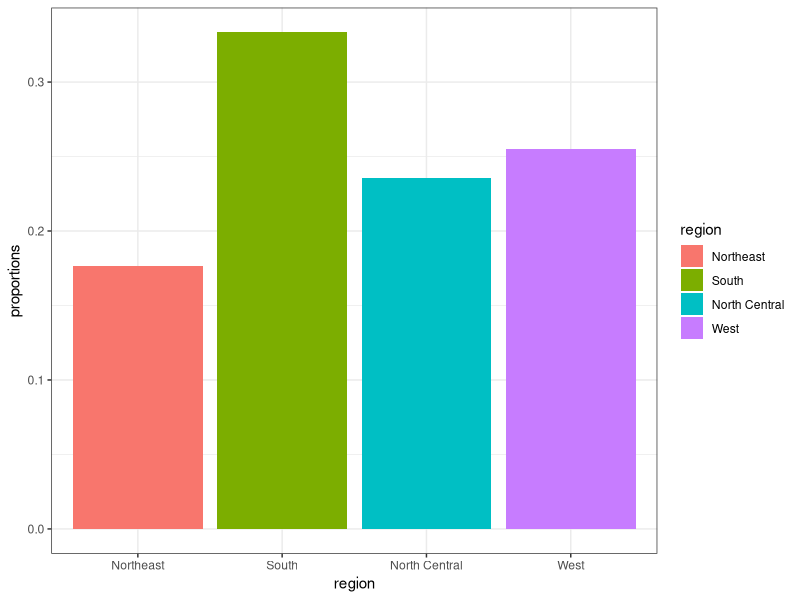
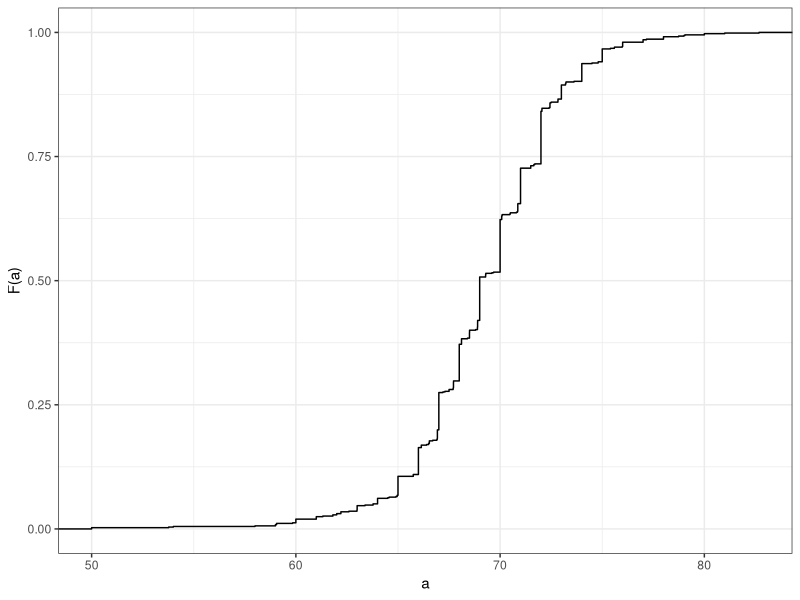
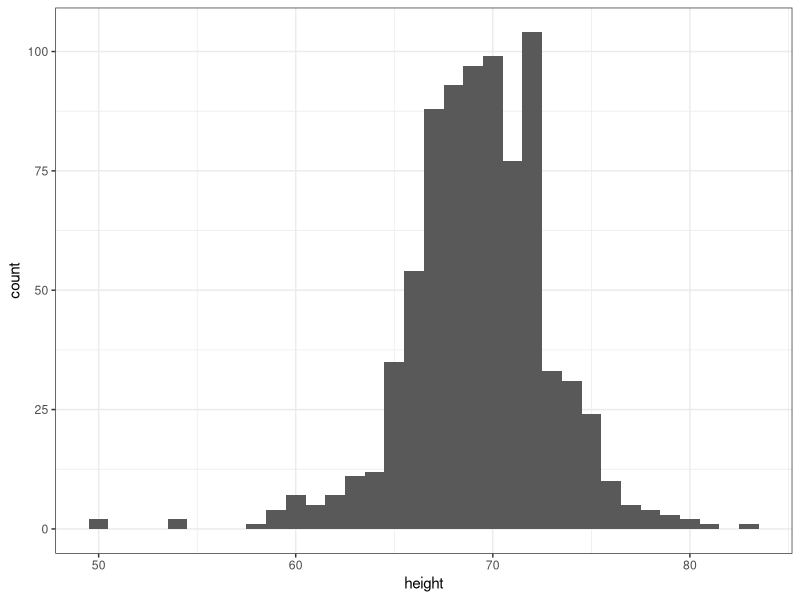
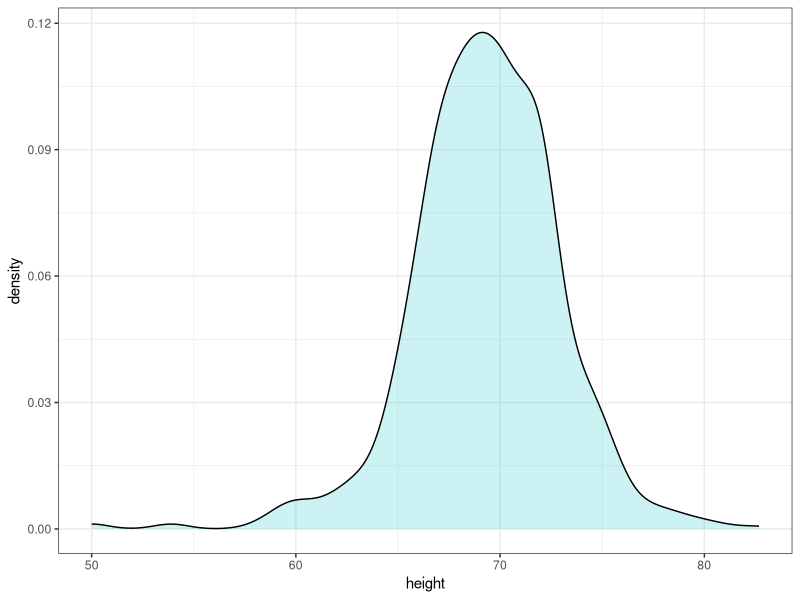
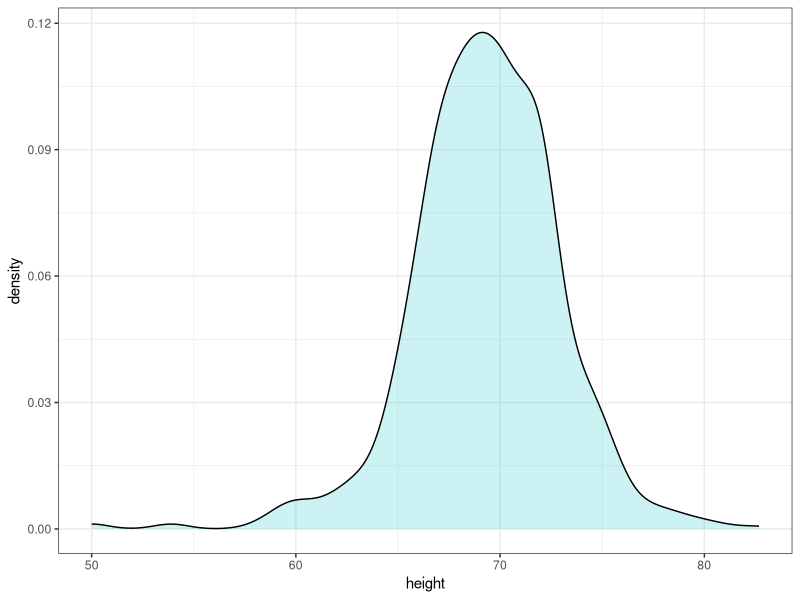
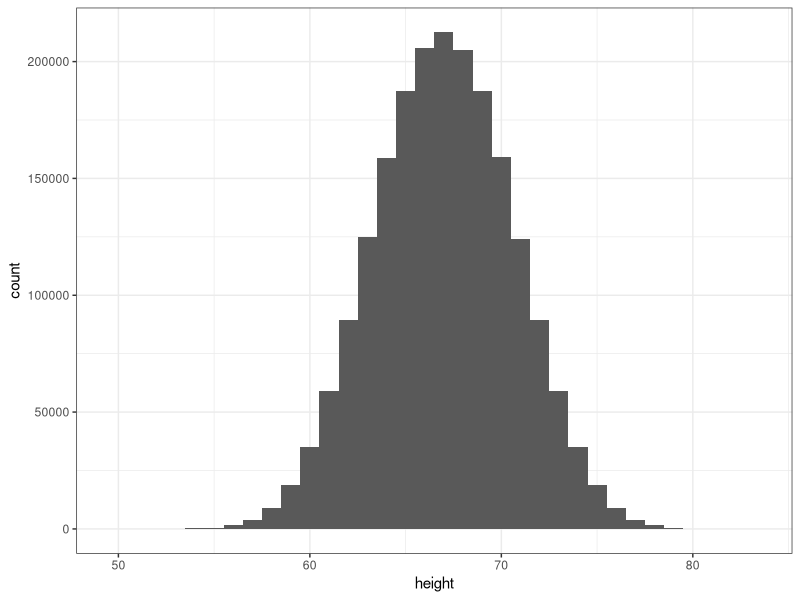
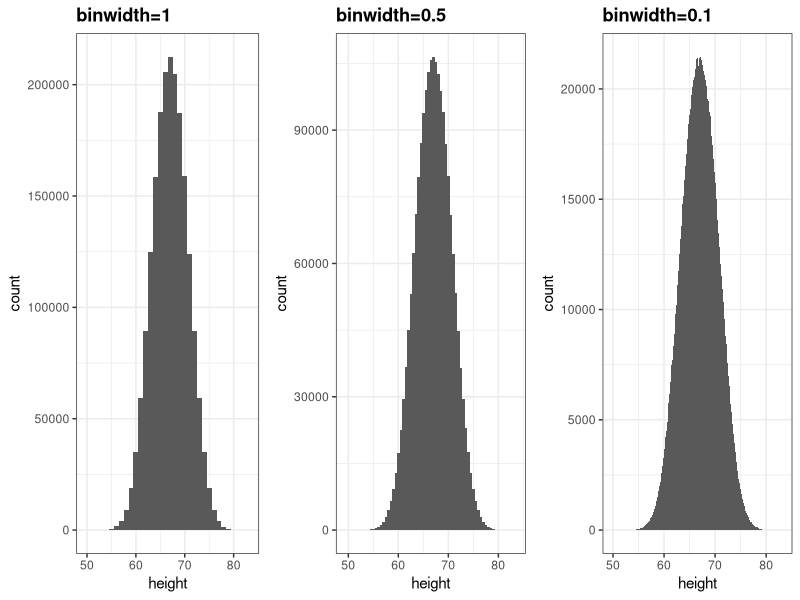
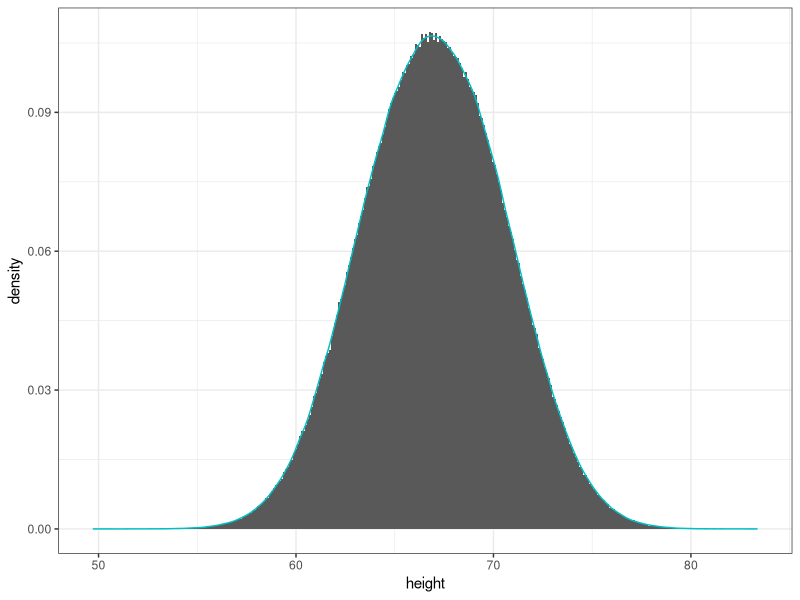

Here is the R script that generated these plots, in order:
## ---- chunk 1
library(tidyverse)
library(dslabs)
ds_theme_set()
options(digits = 3)
knitr::opts_chunk$set(
  comment = "#>",
  collapse = TRUE,
  cache = TRUE,
  out.width = "70%",
  fig.align = 'center',
  fig.width = 6,
  fig.asp = 0.618,  # 1 / phi
  fig.show = "hold"
)
## ---- chunk 2
library(dslabs)
data(heights)
head(heights)
## ---- chunk 3
prop.table(table(heights$sex))
## ---- chunk 4
murders %>% ggplot(aes(x=region, fill=region)) + 
  geom_bar(aes(y = (..count..)/sum(..count..))) + 
  ylab("proportions")
## ---- chunk 5
heights %>% filter(sex=="Male") %>% ggplot(aes(height)) + 
  stat_ecdf() +
  ylab("F(a)") + xlab("a")
## ---- chunk 6
heights %>% filter(sex=="Male") %>% ggplot(aes(height)) + geom_histogram(binwidth = 1)
## ---- chunk 7
heights %>% 
  filter(sex=="Male") %>% 
  ggplot(aes(height)) + 
  geom_density(alpha=.2, fill= "#00BFC4")  
## ---- chunk 8
heights %>% 
  filter(sex=="Male") %>% 
  ggplot(aes(height)) + 
  geom_density(alpha=.2, fill= "#00BFC4")  
## ---- chunk 9
x <- data.frame(height = c(rnorm(1000000,69,3), rnorm(1000000,65,3)))
x %>% ggplot(aes(height)) + geom_histogram(binwidth = 1)
## ---- chunk 10
p1 <- x %>% ggplot(aes(height)) + geom_histogram(binwidth = 1) + ggtitle("binwidth=1")
p2 <- x %>% ggplot(aes(height)) + geom_histogram(binwidth = 0.5) + ggtitle("binwidth=0.5") 
p3 <- x %>% ggplot(aes(height)) + geom_histogram(binwidth = 0.1) + ggtitle("binwidth=0.1")
library(gridExtra)
grid.arrange(p1, p2, p3, nrow = 1)
## ---- chunk 11
x %>% ggplot(aes(height)) + 
  geom_histogram(aes(y=..density..), binwidth = 0.1) +
  geom_density(col="#00BFC4")
## ---- chunk 12
hist1 <- heights %>% 
  filter(sex=="Male") %>% 
  ggplot(aes(height)) +
  geom_histogram(aes(y=..density..), binwidth = 1) 
hist2 <- hist1 +
  geom_density(col="#00BFC4")
hist3 <- hist1 + 
  geom_point(data = ggplot_build(hist2)$data[[1]], aes(x,y))
hist4 <- ggplot() + geom_point(data = ggplot_build(hist2)$data[[1]], aes(x,y)) + xlab("height") + ylab("density")
hist5 <- hist4 + geom_line(data = ggplot_build(hist2)$data[[2]], aes(x,y),col="#00BFC4")
hist6 <- heights %>% 
  filter(sex=="Male") %>% 
  ggplot(aes(height)) +
  geom_density(alpha = 0.2, fill="#00BFC4")
## ---- chunk 13
hist1
## ---- chunk 14
hist3
## ---- chunk 15
hist4
## ---- chunk 16
hist5
## ---- chunk 17
hist2
## ---- chunk 18
hist6
## ---- chunk 19
p1 <- heights %>% filter(sex=="Male")%>% ggplot(aes(height)) +
  geom_histogram(aes(y=..density..), binwidth = 1) + 
  geom_density(col="#00BFC4", adjust = 0.5)
p2 <- heights %>% filter(sex=="Male") %>% ggplot(aes(height)) +
  geom_histogram(aes(y=..density..), binwidth = 1) + 
  geom_density(col="#00BFC4", adjust = 2)
grid.arrange(p1,p2, ncol=2)
## ---- chunk 20
d <- with(heights, density(height[sex=="Male"]))
tmp <- data.frame(height=d$x, density=d$y)
tmp %>% ggplot(aes(height,density)) + geom_line() + 
  geom_area(aes(x=height,y=density), data = filter(tmp, between(height, 65, 68)), alpha=0.2, fill="#00BFC4")
## ---- chunk 21
heights %>% 
  filter(sex=="Male") %>% 
  ggplot(aes(height)) + 
  geom_density(alpha=.2, fill= "#00BFC4")  
## ---- chunk 22
heights %>% ggplot(aes(height, fill=sex)) + geom_density(alpha = 0.2)
## ---- chunk 23
mu <- 0; s <- 1
norm_dist <- data.frame(x=seq(-4,4,len=50)*s+mu) %>% mutate(density=dnorm(x,mu,s))
norm_dist %>% ggplot(aes(x,density)) + geom_line()
## ---- chunk 24
average <- sum(x) / length(x)
## ---- chunk 25
SD <- sqrt( sum( (x-mu)^2) / length(x))
## ---- chunk 26
index <- heights$sex=="Male"
x <- heights$height[index]
## ---- chunk 27
average <- mean(x)
SD <- sd(x)
c(average=average,SD=SD)
## ---- chunk 28
norm_dist <- data.frame(x=seq(-4,4,len=50)*SD+average) %>% mutate(density=dnorm(x,average,SD))
heights %>% filter(sex=="Male") %>% ggplot(aes(height)) +
  geom_density(fill="#0099FF") +
  geom_line(aes(x, density),  data = norm_dist, lwd=1.5) 
## ---- chunk 29
z <- scale(x)
## ---- chunk 30
mean(abs(z) < 2)
## ---- chunk 31
mean(x <= 69.5)
## ---- chunk 32
p <- seq(0.05, 0.95, 0.05)
## ---- chunk 33
observed_quantiles <- quantile(x, p)
## ---- chunk 34
theoretical_quantiles <- qnorm( p, mean = mean(x), sd = sd(x))
## ---- chunk 35
plot(theoretical_quantiles, observed_quantiles)
abline(0,1)
## ---- chunk 36
observed_quantiles <- quantile(z, p)
theoretical_quantiles <- qnorm(p) 
plot(theoretical_quantiles, observed_quantiles)
abline(0,1)
## ---- chunk 37
data(murders)
murders <- murders %>% mutate(rate = total/population*100000)
library(gridExtra)
p1 <- murders %>% ggplot(aes(x=rate)) + geom_histogram(binwidth = 1) + ggtitle("Histogram")
p2 <- murders %>% ggplot(aes(sample=rate)) + 
  geom_qq(dparams=summarize(murders, mean=mean(rate), sd=sd(rate))) +
  geom_abline() + ggtitle("QQ-plot")
grid.arrange(p1, p2, ncol = 2)
## ---- chunk 38
murders %>% ggplot(aes("",rate)) + geom_boxplot() +
  coord_cartesian(xlim = c(0, 2)) + xlab("")
## ---- chunk 39
heights %>% ggplot(aes(x=sex, y=height, fill=sex)) +
  geom_boxplot()
## ---- chunk 40
p1 <- heights %>% filter(sex=="Female") %>%
  ggplot(aes(height)) +
  geom_density(fill="#F8766D") 
p2 <- heights %>% filter(sex=="Female") %>% 
  ggplot(aes(sample=scale(height))) +
  geom_qq() + geom_abline() + ylab("Standard Units")
grid.arrange(p1, p2, ncol=2)
## ---- chunk 41
p1 
